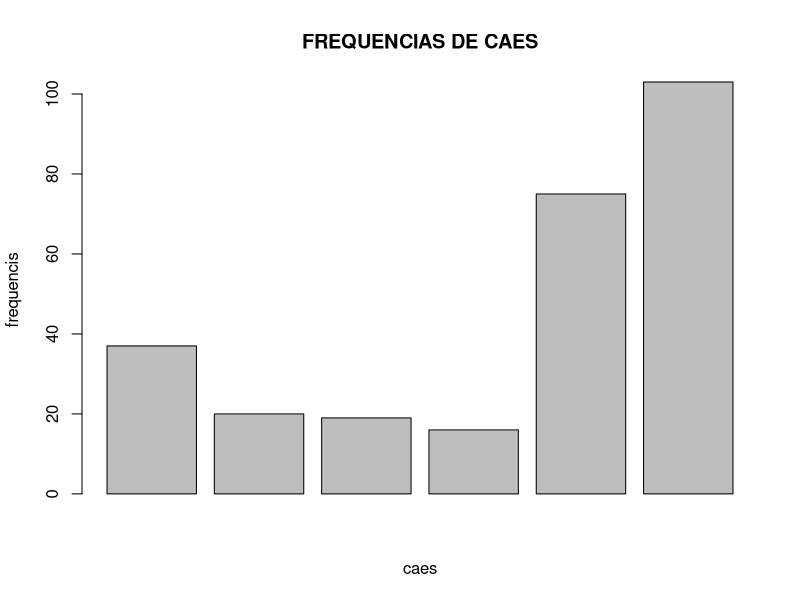
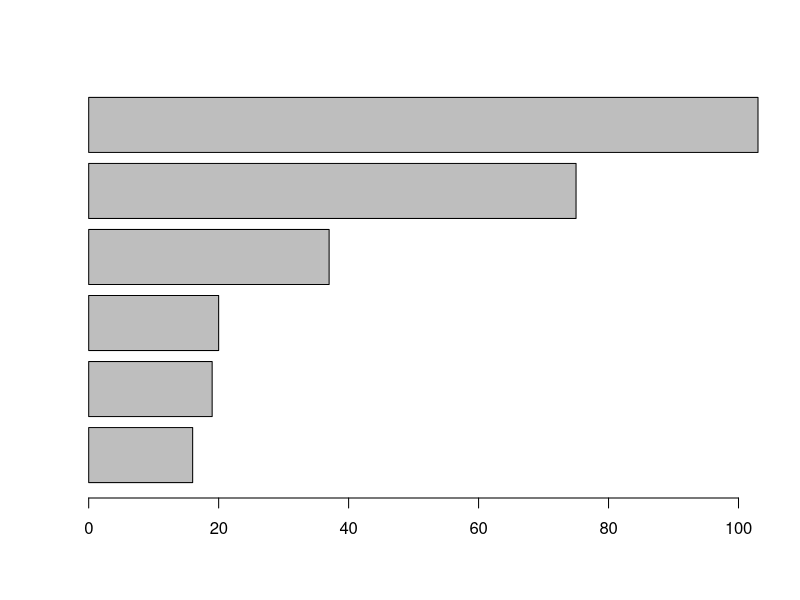

Write R code to recreate these figures, in order.
## VARIAVEIS QUALITATIVAS
# Gráfico de colunas
# Gráfico de barras
# Gráfico de colunas justapostas: facil de identificar semelhanças entre grupos
# Gráfico de colunas compostas  
# Gráfico de setores retangulares
# Gráfico de setores circulares  (Teta = 360 / n * fi)

## VARIAVEIS QUANTITATIVAS
# Variaveis discretas: Gráfico em bastão

# Variavies continuas (buscar sempre formato de 'sino' no Gráfico)
    # Histogramas !!
    # Poligonos de frquencias
    # Gráficos de caixas(box plot) !!
    # Gráfico de dispersão e de setores proporcinais (relações e concentrações)
    # Gráfico de linha
rm(list=ls())

caes = c(37, 20, 19, 16, 75, 103);
barplot(caes, main="FREQUENCIAS DE CAES", xlab="caes", ylab="frequencis");

caess = sort(caes); caess
barplot(caess, horiz=T)

## plot()
## boxplot()
## pie()
## symbols